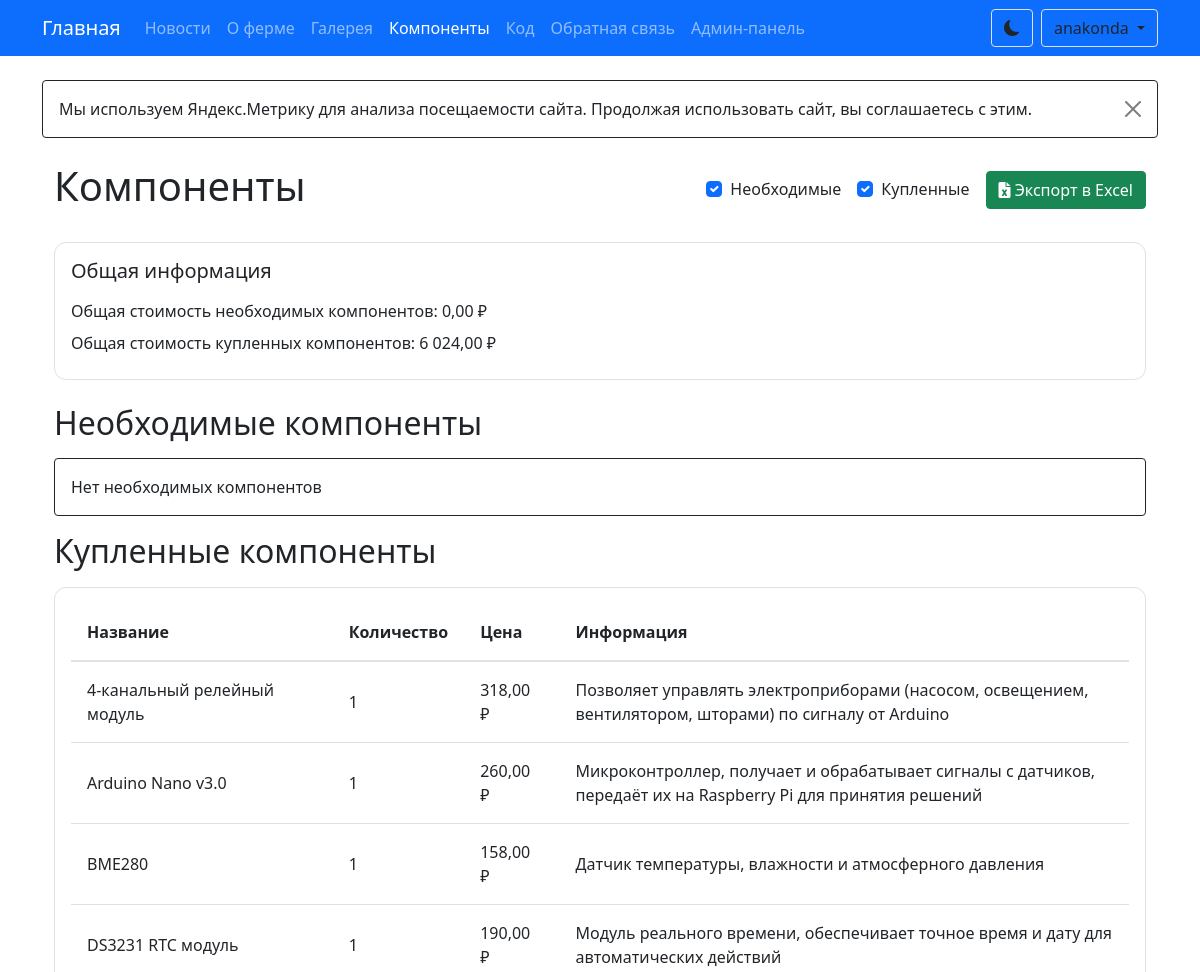
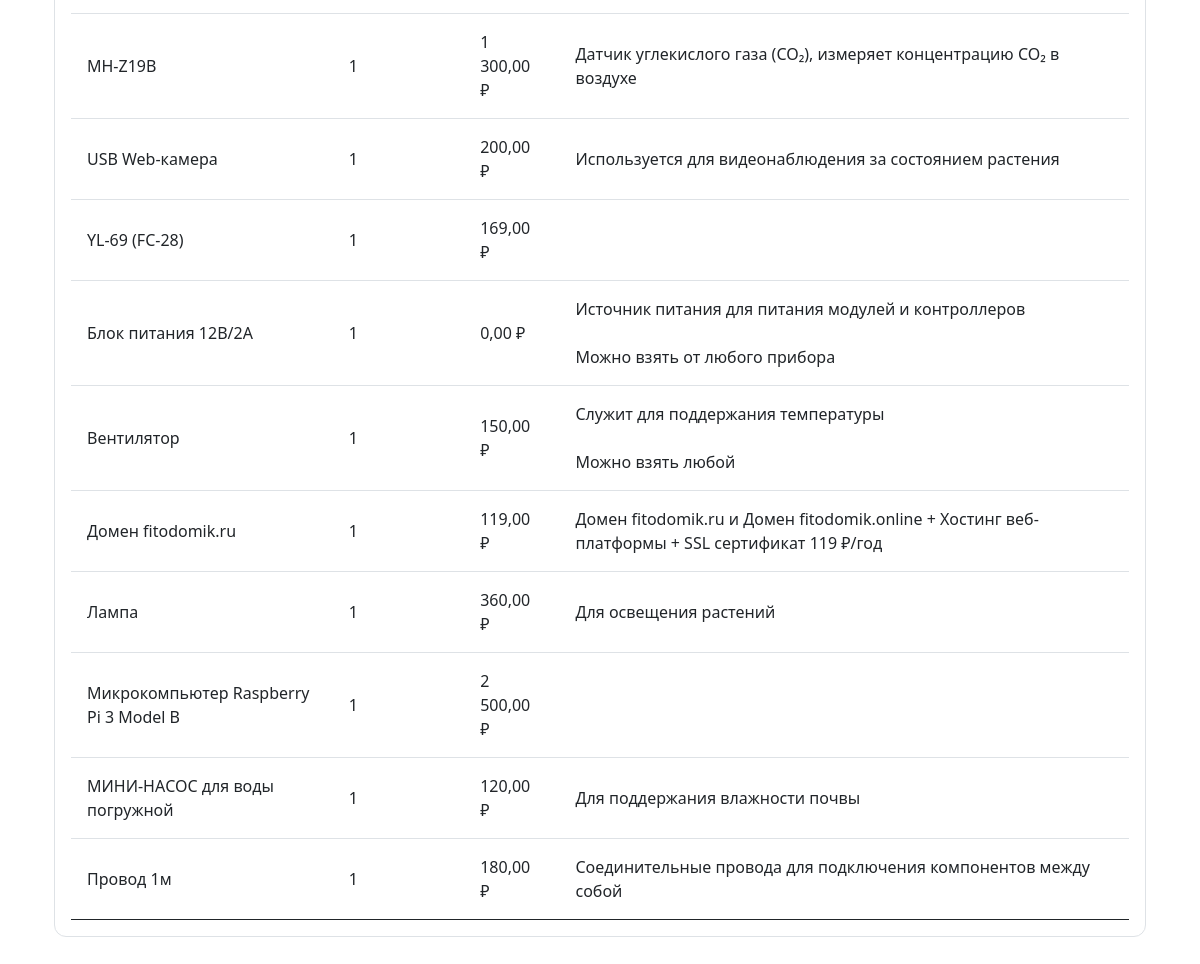
/pages/components/ (signed in), run on the app's committed database (2 pictures, top to bottom).
### tables this page shows
CREATE TABLE `components` (
  `id` int NOT NULL,
  `name` varchar(255) NOT NULL,
  `quantity` int NOT NULL DEFAULT '1',
  `price` decimal(10,2) DEFAULT NULL,
  `price_type` enum('bought','custom','undefined') DEFAULT 'undefined',
  `status` enum('bought','not_bought') DEFAULT 'not_bought',
  `info` text,
  `created_at` timestamp NULL DEFAULT CURRENT_TIMESTAMP,
  `updated_at` timestamp NULL DEFAULT CURRENT_TIMESTAMP ON UPDATE CURRENT_TIMESTAMP
);

### config.php (called while the page is built, shortened)
<?php
function formatPrice($price_type, $price) {
    switch ($price_type) {
        case 'custom':
            return number_format($price, 2, ',', ' ') . ' ₽';
    }
}
function calculateTotalAmount($components) {
    $total = 0;
    $unknown_count = 0;
    foreach ($components as $component) {
        if ($component['price_type'] === 'custom' && $component['price'] !== null) {
            $total += $component['price'] * $component['quantity'];
        } elseif ($component['price_type'] === 'undefined') {
            $unknown_count += $component['quantity'];
        }
    }
    return [
        'total' => $total,
        'unknown_count' => $unknown_count
    ];
}

### pages/components/index.php (the view, shortened to what this page needs)
<?php
require_once __DIR__ . '/../../config.php';
try {
    $stmt = $pdo->query("SELECT * FROM components ORDER BY name");
    $components = $stmt->fetchAll();
    $bought_components = [];
    $not_bought_components = [];
    foreach ($components as $component) {
        if ($component['status'] === 'bought') {
            $bought_components[] = $component;
        } else {
            $not_bought_components[] = $component;
        }
    }
    $not_bought_total = calculateTotalAmount($not_bought_components);
    $bought_total = calculateTotalAmount($bought_components);
?>
<div class="container mt-4">
    <div class="d-flex justify-content-between align-items-center mb-4">
        <h1>Компоненты</h1>
        <form action="export.php" method="post" class="d-flex align-items-center">
            <div class="form-check me-3">
                <input class="form-check-input" type="checkbox" name="export_status[]" value="not_bought" id="notBought" checked>
                <label class="form-check-label" for="notBought">Необходимые</label>
            </div>
            <div class="form-check me-3">
                <input class="form-check-input" type="checkbox" name="export_status[]" value="bought" id="bought" checked>
                <label class="form-check-label" for="bought">Купленные</label>
            </div>
            <button type="submit" class="btn btn-success">
                <i class="fas fa-file-excel"></i> Экспорт в Excel
            </button>
        </form>
    </div>
    <div class="card mb-4 info-card">
        <div class="card-body">
            <h5 class="card-title">Общая информация</h5>
            <p>Общая стоимость необходимых компонентов: <?= number_format($not_bought_total['total'], 2, ',', ' ') ?> ₽
            </p>
            <p>Общая стоимость купленных компонентов: <?= number_format($bought_total['total'], 2, ',', ' ') ?> ₽
            </p>
        </div>
    </div>
    <h2 class="mb-3">Необходимые компоненты</h2>
    <?php if (empty($not_bought_components)): ?>
        <div class="alert alert-info">Нет необходимых компонентов</div>
    <?php endif; ?>
    <h2 class="mb-3">Купленные компоненты</h2>
    <?php if (empty($bought_components)): ?>
        <div class="alert alert-info">Нет купленных компонентов</div>
    <?php else: ?>
        <div class="table-responsive table-container">
            <table class="table table-hover">
                <thead>
                    <tr>
                        <th>Название</th>
                        <th>Количество</th>
                        <th>Цена</th>
                        <th>Информация</th>
                    </tr>
                </thead>
                <tbody>
                    <?php foreach($bought_components as $component): ?>
                        <tr>
                            <td><?= htmlspecialchars($component['name']) ?></td>
                            <td><?= $component['quantity'] ?></td>
                            <td class="price-<?= $component['price_type'] ?>">
                                <?= formatPrice($component['price_type'], $component['price']) ?>
                            </td>
                            <td><?= nl2br(htmlspecialchars($component['info'])) ?></td>
                        </tr>
                    <?php endforeach; ?>
                </tbody>
            </table>
        </div>
    <?php endif; ?>
</div>
<?php
    require_once __DIR__ . '/../../layout.php';
} catch(PDOException $e) {
    error_log("Ошибка при получении компонентов: " . $e->getMessage());
    die("Произошла ошибка при загрузке компонентов");
}
?>

### assets/css/style.css (style rules this page uses)
:root { --primary-color: #0d6efd; --secondary-color: #6c757d; --background-color: #ffffff; --text-color: #212529; --border-color: #dee2e6; --navbar-bg: #0d6efd; --navbar-text: #ffffff; --card-bg: #ffffff; --footer-bg: #f8f9fa; }
body { background-color: var(--background-color); color: var(--text-color); min-height: 100vh; display: flex; flex-direction: column; }
.card { background-color: var(--card-bg); border-color: var(--border-color); color: var(--text-color); }
.table { color: var(--text-color); }

### pages/components/index.php (style rules this page uses)
.container { color: var(--text-color); }
h1, h2 { color: var(--text-color); }
.info-card { background-color: var(--card-bg); border: 1px solid var(--border-color); border-radius: 12px; margin-bottom: 2rem; transition: all 0.3s ease; }
.info-card .card-title { color: var(--text-color); font-size: 1.25rem; margin-bottom: 1rem; }
.info-card p { color: var(--text-color); margin-bottom: 0.5rem; }
.form-check-label { color: var(--text-color); }
.form-check-input { background-color: var(--input-bg); border-color: var(--border-color); }
.form-check-input:checked { background-color: var(--primary-color); border-color: var(--primary-color); }
.table-container { background-color: var(--card-bg); border: 1px solid var(--border-color); border-radius: 12px; padding: 1rem; margin-bottom: 2rem; transition: all 0.3s ease; }
.table { margin-bottom: 0; color: var(--text-color); }
.table thead th { background-color: var(--header-bg); color: var(--text-color); border-bottom: 2px solid var(--border-color); padding: 1rem; font-weight: 600; }
.table tbody tr { border-bottom: 1px solid var(--border-color); transition: background-color 0.2s ease; }
.table tbody tr:last-child { border-bottom: none; }
.table td { padding: 1rem; vertical-align: middle; color: var(--text-color); }
.price-custom { color: var(--info-color); font-weight: 500; }
.alert { background-color: var(--card-bg); border-color: var(--border-color); color: var(--text-color); }
.alert-info { background-color: var(--info-bg); border-color: var(--info-border); color: var(--info-text); }

### data on the page
components: name "4-канальный релейный модуль", quantity "1", price_type+price "318,00 ₽", info "Позволяет управлять электроприборами (насосом, освещением, вентилятором, шторами) по сигналу от Arduino"
components: name "Arduino Nano v3.0", quantity "1", price_type+price "260,00 ₽", info "Микроконтроллер, получает и обрабатывает сигналы с датчиков, передаёт их на Raspberry Pi для принятия решений"
components: name "BME280", quantity "1", price_type+price "158,00 ₽", info "Датчик температуры, влажности и атмосферного давления"
components: name "DS3231 RTC модуль", quantity "1", price_type+price "190,00 ₽", info "Модуль реального времени, обеспечивает точное время и дату для автоматических действий"
components: name "MH-Z19B", quantity "1", price_type+price "1 300,00 ₽", info "Датчик углекислого газа (CO₂), измеряет концентрацию CO₂ в воздухе"
components: name "USB Web-камера", quantity "1", price_type+price "200,00 ₽", info "Используется для видеонаблюдения за состоянием растения"
components: name "YL-69 (FC-28)", quantity "1", price_type+price "169,00 ₽"
components: name "Блок питания 12В/2А", quantity "1", price_type+price "0,00 ₽", info "Источник питания для питания модулей и контроллеров Можно взять от любого прибора"
components: name "Вентилятор", quantity "1", price_type+price "150,00 ₽", info "Служит для поддержания температуры Можно взять любой"
components: name "Домен fitodomik.ru", quantity "1", price_type+price "119,00 ₽", info "Домен fitodomik.ru и Домен fitodomik.online + Хостинг веб-платформы + SSL сертификат 119 ₽/год"
components: name "Лампа", quantity "1", price_type+price "360,00 ₽", info "Для освещения растений"
components: name "Микрокомпьютер Raspberry Pi 3 Model B", quantity "1", price_type+price "2 500,00 ₽"
components: name "МИНИ-НАСОС для воды погружной", quantity "1", price_type+price "120,00 ₽", info "Для поддержания влажности почвы"
components: name "Провод 1м", quantity "1", price_type+price "180,00 ₽", info "Соединительные провода для подключения компонентов между собой"

### other printed values
$_SESSION['username'] "anakonda"
$not_bought_total['total'] "0,00"
$bought_total['total'] "6 024,00"
